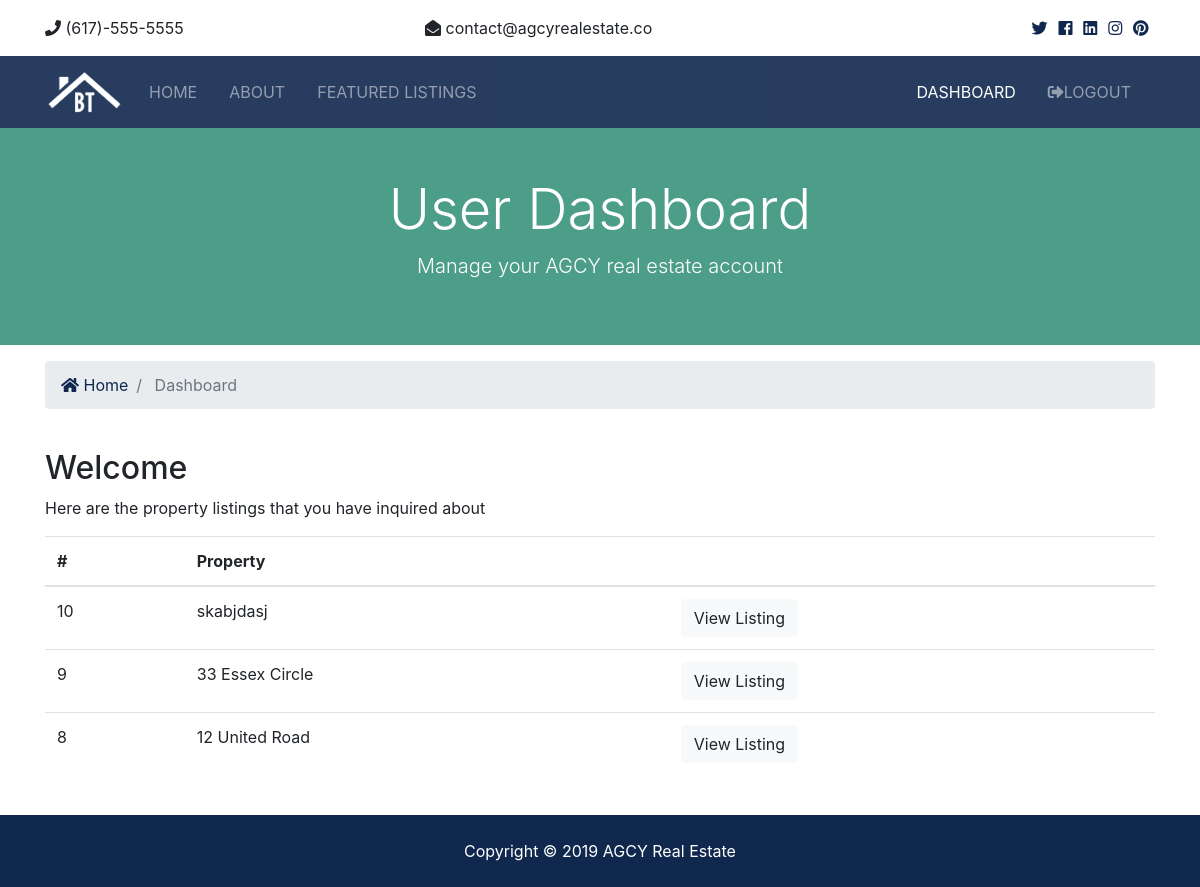
/accounts/dashboard (signed in), run on the app's committed database.
### contacts/models.py (models this page shows, shortened)
class Contact(models.Model):
	listing = models.CharField(max_length=200)
	listing_id = models.IntegerField()
	name = models.CharField(max_length=200)
	email = models.CharField(max_length=100)
	phone = models.CharField(max_length=200)
	message = models.TextField(blank=True)
	contact_date = models.DateTimeField(default=datetime.now,blank=True)
	user_id = models.IntegerField(blank=True)

### accounts/views.py (the view)
# urls.py: path('dashboard',views.dashboard,name='dashboard'),
def dashboard(request):
	user_contacts = Contact.objects.order_by('-contact_date').filter(user_id=request.user.id)
	context = {
		'contacts':user_contacts
	}
	return render(request, 'accounts/dashboard.html',context)

### templates/accounts/dashboard.html (shortened to what this page needs)
{% extends 'base.html' %}
{% block content %}
<section id="showcase-inner" class="py-5 text-white">
  <div class="container">
    <div class="row text-center">
      <div class="col-md-12">
        <h1 class="display-4">User Dashboard</h1>
        <p class="lead">Manage your AGCY real estate account</p>
      </div>
    </div>
  </div>
</section>
<section id="bc" class="mt-3">
  <div class="container">
    <nav aria-label="breadcrumb">
      <ol class="breadcrumb">
        <li class="breadcrumb-item">
          <a href="{% url 'index' %}">
            <i class="fas fa-home"></i> Home</a>
        </li>
        <li class="breadcrumb-item active"> Dashboard</li>
      </ol>
    </nav>
  </div>
</section>
<section id="dashboard" class="py-4">
  <div class="container">
    <div class="row">
      <div class="col-md-12">
        <h2>Welcome {{user.first_name}}</h2>
        {% if contacts %}
          <p>Here are the property listings that you have inquired about</p>
          <table class="table">
            <thead>
              <tr>
                <th scope="col">#</th>
                <th scope="col">Property</th>
                <th></th>
              </tr>
            </thead>
            <tbody>
              {% for contact in contacts %}
                <tr>
                  <td>{{contact.id}}</td>
                  <td>{{contact.listing}}</td>
                  <td>
                    <a class="btn btn-light" href="{% url 'listing' contact.listing_id %}">View Listing</a>
                  </td>
                </tr>
              {% endfor %}
            </tbody>
          </table>
        {% else %}
          <p>There are no property listing to show</p>
        {% endif %}
      </div>
    </div>
  </div>
</section>
{% endblock %}

### btre/static/css/all.css (style rules this page uses)
.fa, .fas, .far, .fal, .fab { -moz-osx-font-smoothing: grayscale; -webkit-font-smoothing: antialiased; display: inline-block; font-style: normal; font-variant: normal; text-rendering: auto; line-height: 1; }
.fa-home:before { content: "\f015"; }
.fa, .fas { font-family: 'Font Awesome 5 Free'; font-weight: 900; }

### btre/static/css/style.css (style rules this page uses)
#showcase-inner { background: url(../img/building.jpg) no-repeat top center fixed/cover; position: relative; overflow: hidden; min-height: 200px; }
#showcase-inner::before { content: ''; position: absolute; top: 0; left: 0; min-height: 100%; width: 100%; background: rgba(32, 134, 107, 0.8); }

### data on the page
Contact: id "10", listing "skabjdasj"
Contact: id "9", listing "33 Essex Circle"
Contact: id "8", listing "12 United Road"
